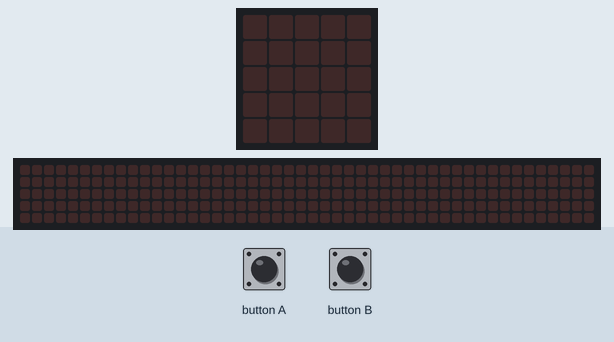
This program was run on a simulated BBC micro:bit running MicroPython. Shown: the board's 5×5 LED display, a strip that is not on the board, showing the scrolling text unrolled. The inputs (shaded band) are chosen by the test bench. The 48×5 strip is a reading aid, not a part: it shows the text the display is scrolling, unrolled, one strip-width of it at a time.

Above: at 1.2 s.
1.3 s: button A pressed for 0.15 s
At 2.37 s:
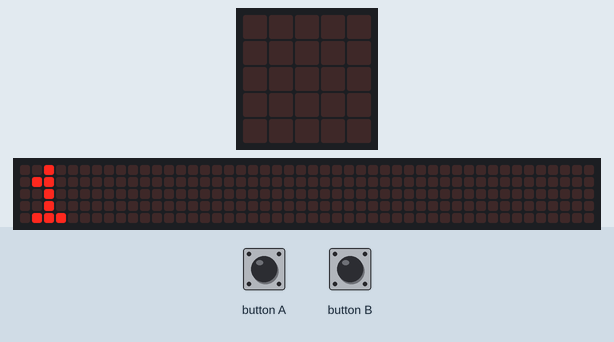
4.3 s: button B pressed for 3.2 s
At 15.3 s:
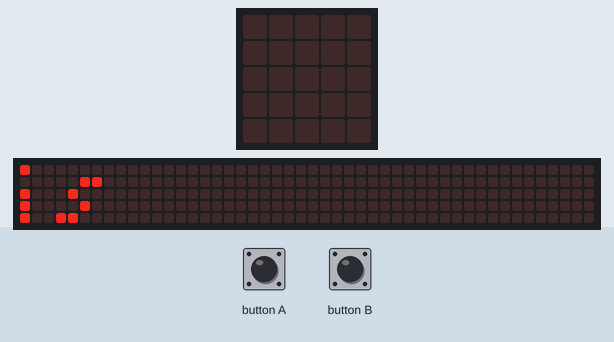
At 17.1 s:
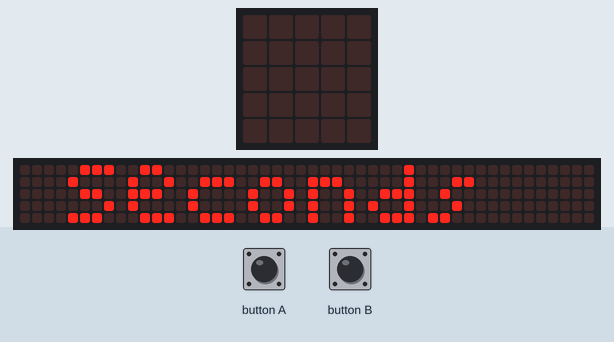

Measured:
- after the input at 1.3 s, the display: changes after 1.0 s (image 1)
- after the input at 4.3 s, the display: first differs from a run without the input after 1.7 s (image 2 shows a later state)
- what the display in image 2 shows lasts 0.6 s, from 14.9 s to 15.5 s

The program:

stopclock.py
```python
from microbit import *

stopclock = 0
loop = 1

while True:

    #Sees if the A button is pressed, if so it them

    #it starts the stopclock
    if button_a.is_pressed():
        while loop == 1 :
            sleep(1000)
            stopclock = stopclock + 1
            display.scroll(str(stopclock))


            #looks to see if B is held down when the stop clock is active,
            #if so it it stops the stop clock and reads out the final time
            if button_b.is_pressed():
                loop = loop + 1
                display.scroll("Final time is ")
                display.scroll(str(stopclock))
                display.scroll(" Seconds")
                break


    #Looks to see if the microbit is shaked and is on a loop value of 2

    #If so it resets the stopclock time

    if (accelerometer.was_gesture("shake") and loop ==  2):

        loop = loop - 1

        stopclock = stopclock - stopclock

        display.scroll("Stopclock Reset")
```
